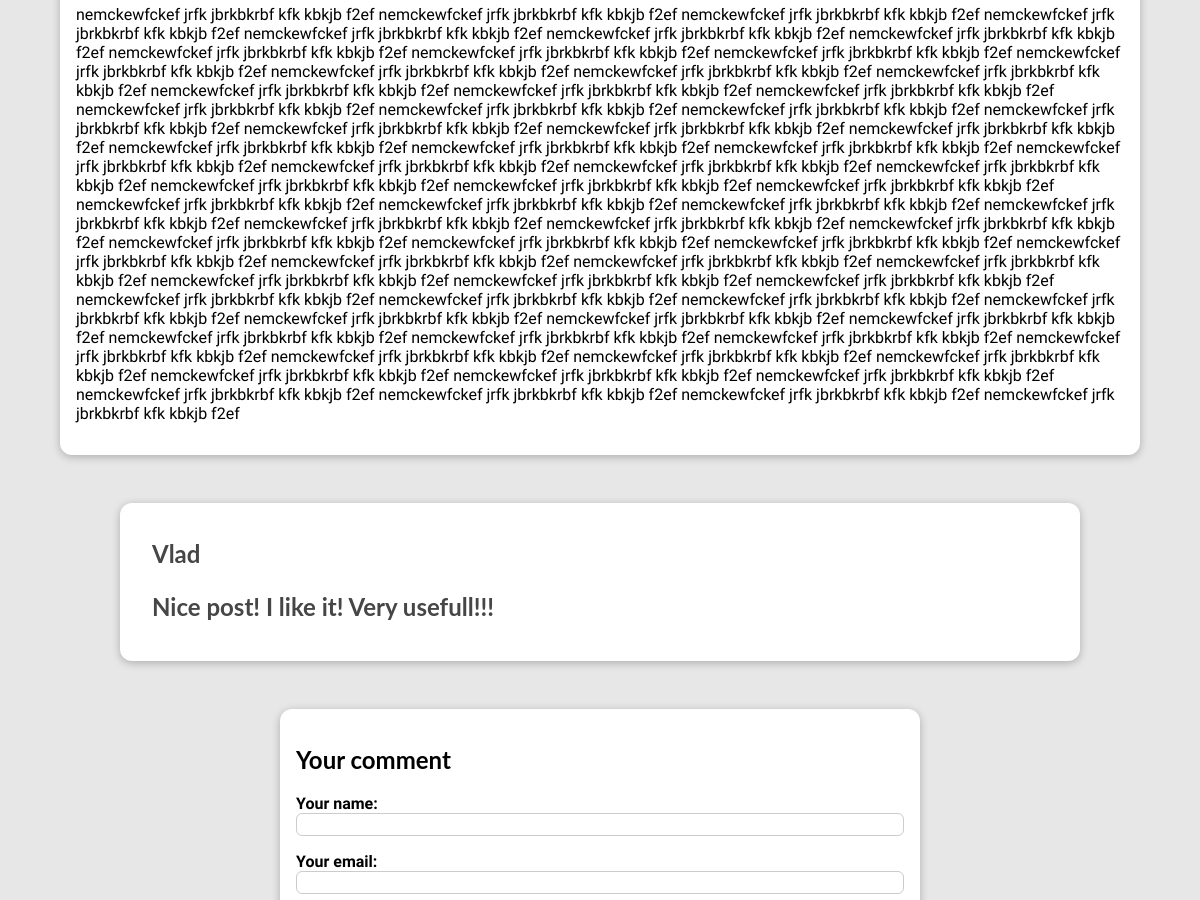
The page /posts/hello20 (middle part) on the database as committed earlier.
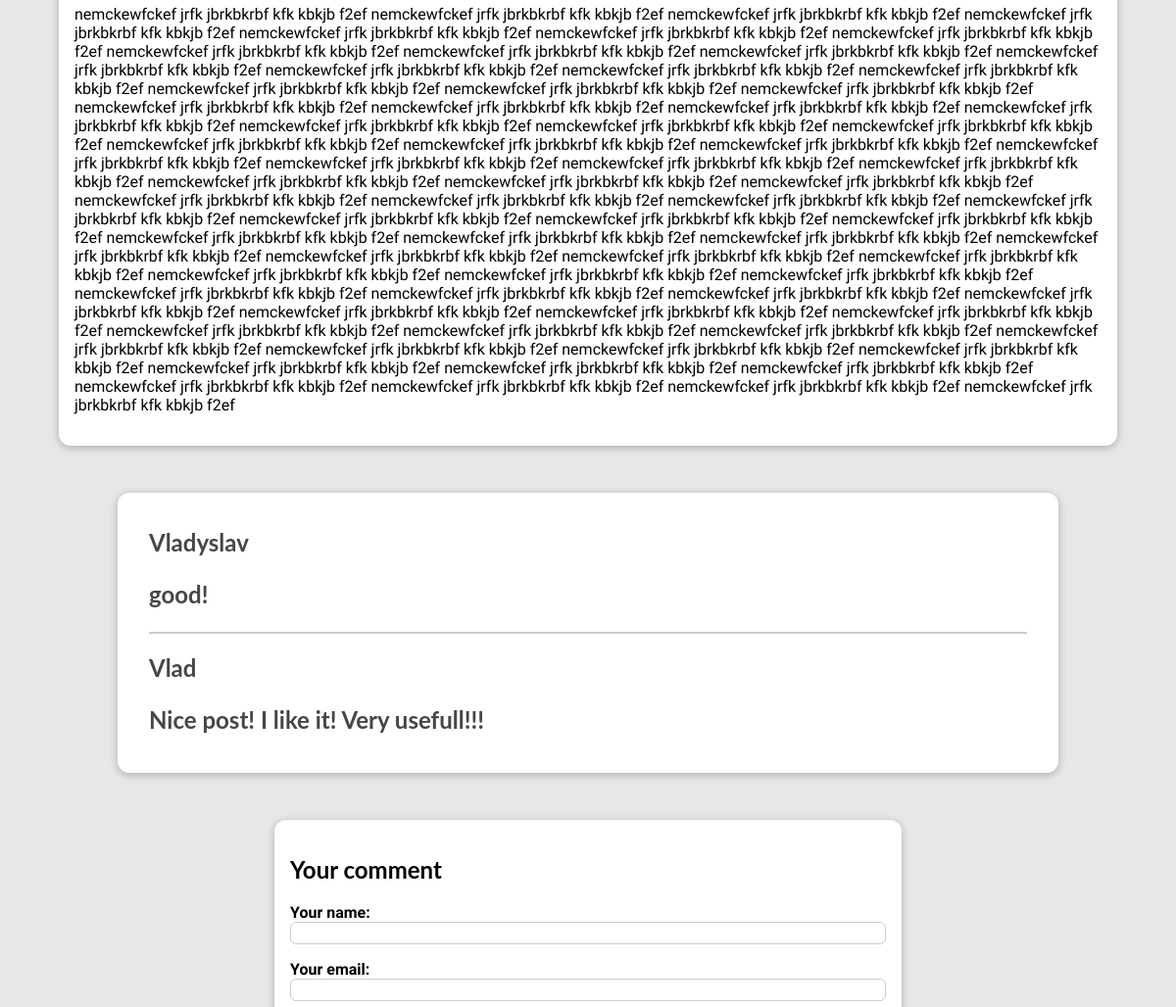
The same page on the database as committed later.
### blog/models.py (models this page shows)
class Comment(models.Model):
    user_name = models.CharField(max_length=120)
    user_email = models.EmailField()
    text = models.TextField(max_length=400)
    post = models.ForeignKey(Post, on_delete=models.CASCADE, related_name="comments")

### blog/views.py (the view, shortened to what this page needs)
# urls.py: path('posts/<slug:slug>', views.PostDetailView.as_view(), name='post-detail'),
class PostDetailView(View):
    def is_stored_posts(self, request, post_id):
        stored_posts = request.session.get("stored_posts")
        if stored_posts is not None:
            is_saved_for_later = post_id in stored_posts
        else:
            is_saved_for_later = False
        return is_saved_for_later
    def get(self, request, slug):
        post = get_object_or_404(Post, slug=slug)
        context = {
            "post": post,
            "tags": post.tags.all(),
            "comment_form": CommentForm(),
            "comments": post.comments.all().order_by("-id"),
            "saved_for_later": self.is_stored_posts(request, post.id)
        }
        return render(request, "blog/post_detail.html", context)

### blog/forms.py
class CommentForm(forms.ModelForm):
    class Meta:
        model = Comment
        exclude = ["post"]
        labels = {
            "user_name": "Your name",
            "user_email": "Your email",
            "text": "Your comment"
        }

### blog/models.py (called while the page is built)
    def __str__(self):
        return f"{self.caption}"

### blog/templates/blog/post_detail.html (shortened to what this page needs)
{% extends 'base.html' %}
{% load static %}
{% block css_file %}
    <link rel="stylesheet" href="{% static 'blog/post-detail.css' %}">
{% endblock %}
{% block content %}
    <main>
        {{ post.content|linebreaks }}
    </main>
    {% if comments %}
    <section id="comments">
        <ul>
            {% for comment in comments %}
                <li>
                    <h2>
                        {{ comment.user_name }}
                        <p>
                            {{ comment.text|linebreaks }}
                        </p>
                    </h2>
                </li>
            {% endfor %}
        </ul>
    </section>
    {% endif %}
    <section id="comment-form">
        <h2>Your comment</h2>
        <form action="{% url 'post-detail' post.slug %}" method="post">
            {% for form_fields in comment_form %}
                <div class="form-control {% if form_fields.errors %}invalid{% endif %}">
                    {{ form_fields.label_tag }}
                    {{ form_fields }}
                </div>
            {% endfor %}
        </form>
    </section>
{% endblock %}

Rows that differ between the two databases and show on the page:
added Comment: user_name "Vladyslav", text "good!"
